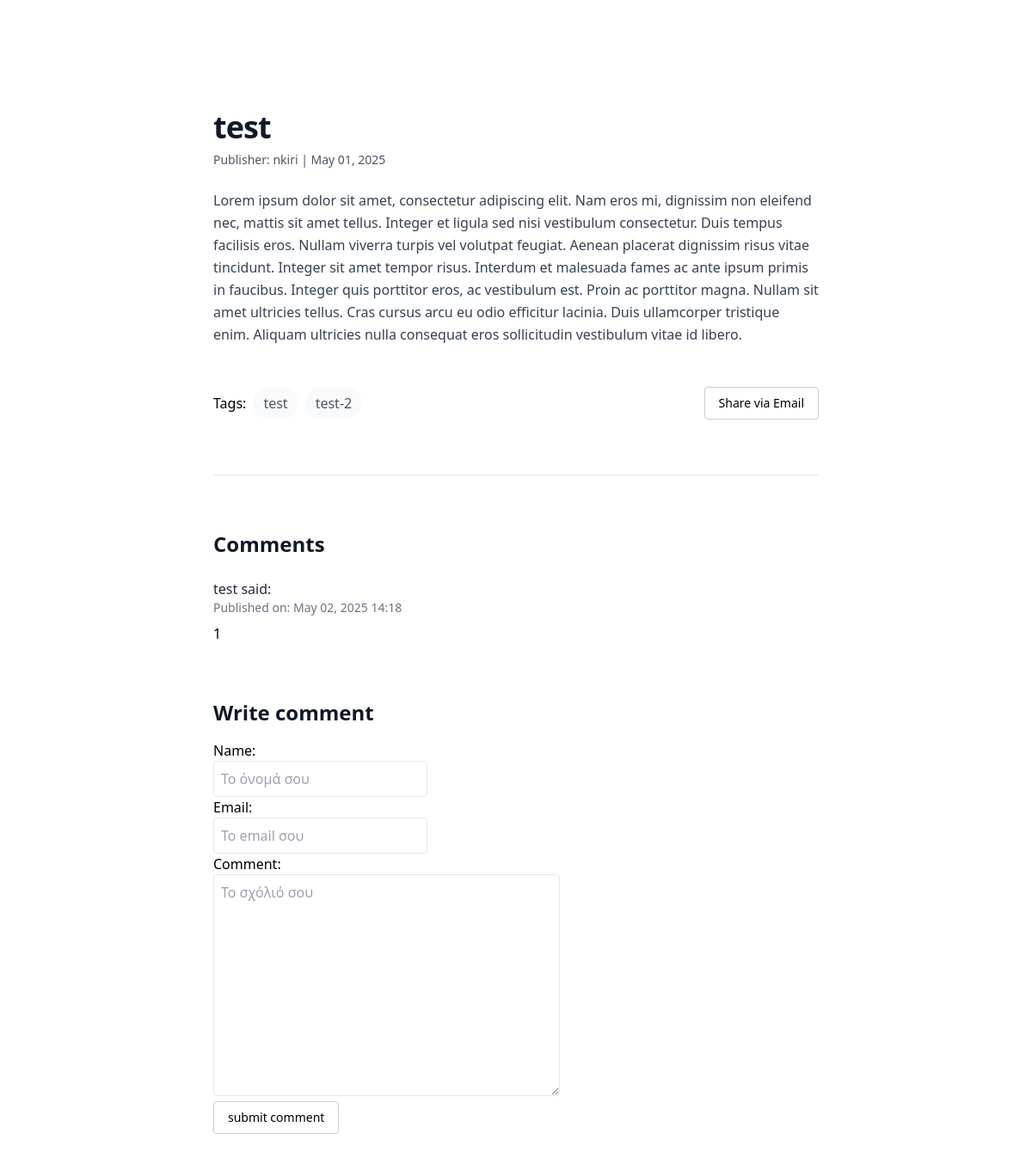
/2025/5/1/test/, run on an earlier commit of the app's database.
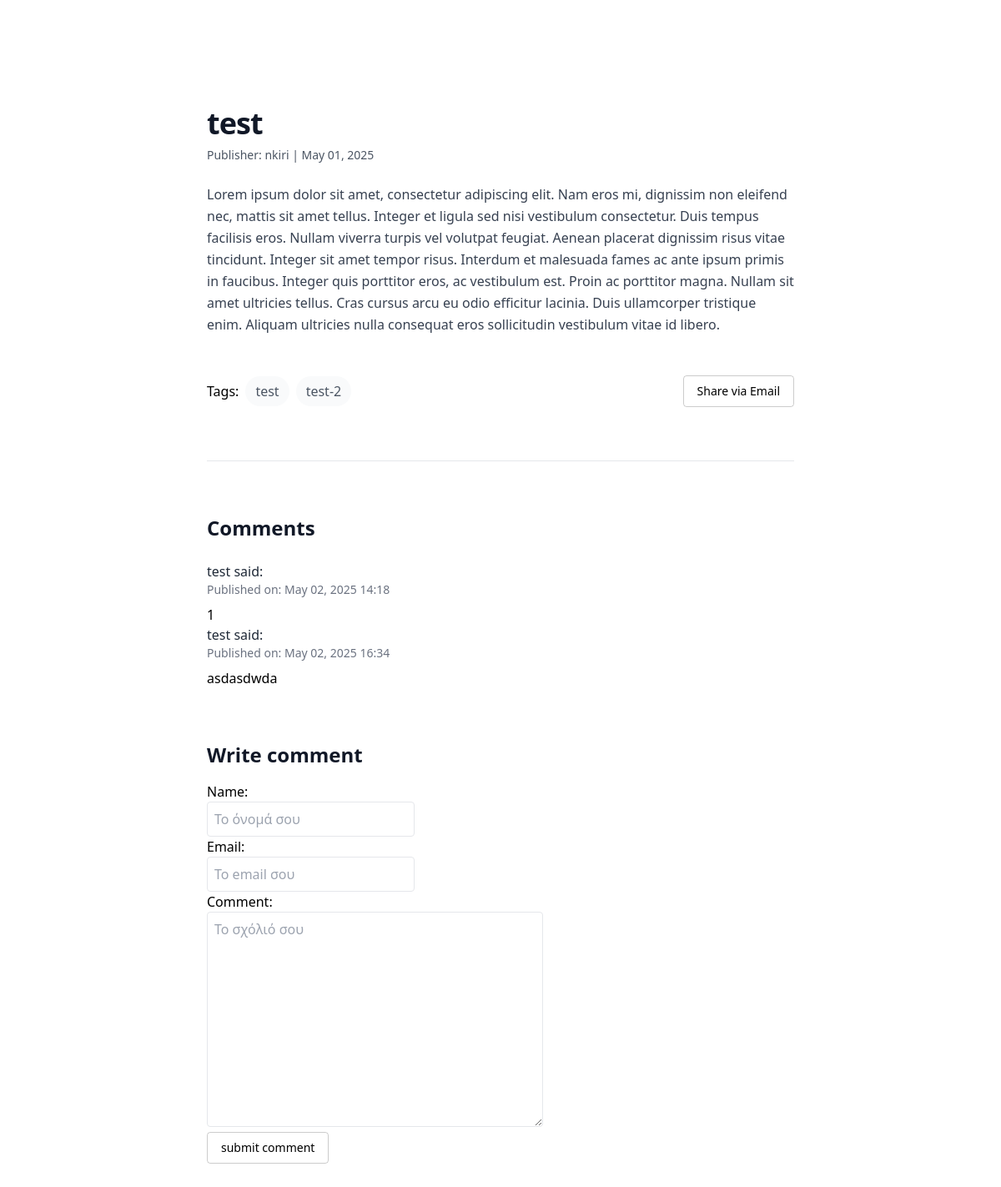
And on a later commit of the database.
### blog/models.py (models this page shows, shortened)
class Post(models.Model):
    author = models.ForeignKey(settings.AUTH_USER_MODEL, on_delete=models.CASCADE)
    title = models.CharField(max_length=250)
    slug = models.SlugField(max_length=250, unique_for_date='publish')
    body = models.TextField()
    publish = models.DateTimeField()
    created = models.DateTimeField(auto_now_add=True)
    updated = models.DateTimeField(auto_now=True)
    status = models.CharField(max_length=2, choices=Status.choices, default=Status.DRAFT)
    tags = TaggableManager()
    class Meta:
        ordering = ['publish']

class Comment(models.Model):
    post = models.ForeignKey(Post, on_delete=models.CASCADE, related_name='comments')
    name = models.CharField(max_length=80)
    email = models.EmailField()
    body = models.TextField()
    created = models.DateTimeField(auto_now_add=True)
    updated = models.DateTimeField(auto_now=True)
    active = models.BooleanField(default=True)
    class Meta:
        ordering = ['created']

### blog/views.py (the view)
# urls.py: path('<int:year>/<int:month>/<int:day>/<slug:post>/', views.post_detail, name='post_detail'),
def post_detail(request, year, month, day, post):
    post = get_object_or_404(Post, slug=post,
                                   status='P',
                                   publish__year=year,
                                   publish__month=month,
                                   publish__day=day)
    comments = post.comments.filter(active=True)
    form = CommentForm()
    return render(request, 'blog/post/detail.html', {
        'post': post,
        'form': form,
        'comments': comments,
    })

### blog/forms.py
class CommentForm(forms.ModelForm):
    class Meta:
        model = Comment
        fields = ['name', 'email', 'body']
        widgets = {
            'name': forms.TextInput(attrs={
                'class': 'w-auto border rounded p-2',
                'placeholder': 'Το όνομά σου'
            }),
            'email': forms.EmailInput(attrs={
                'class': 'w-auto border rounded p-2',
                'placeholder': 'Το email σου'
            }),
            'body': forms.Textarea(attrs={
                'class': 'w-auto border rounded p-2',
                'placeholder': 'Το σχόλιό σου'
            }),
        }

### blog/templates/blog/post/detail.html (shortened to what this page needs)
{% extends "blog/base.html" %}
{% block content %}
<div class="bg-white py-24 sm:py-32">
  <div class="mx-auto max-w-3xl px-6 lg:px-8">
    <article class="mb-12">
      <h1 class="text-4xl font-bold tracking-tight text-gray-900">{{ post.title }}</h1>
      <p class="text-sm text-gray-600 mt-2">Publisher: {{ post.author }} | {{ post.publish|date:"F d, Y" }}</p>
      <div class="mt-6 text-gray-700 leading-relaxed space-y-4">
        {{ post.body|linebreaks }}
      </div>
    </article>
    <div class="flex items-center justify-between">
      <p class="gap flex flex-wrap items-center space-x-2"><span>Tags:</span>
        {% for tag in post.tags.all %}
        <a
         href="#"
          class="relative z-10 rounded-full bg-gray-50 px-3 py-1.5 font-medium text-gray-600 hover:bg-gray-100"
        >
           {{ tag.name }}
        </a>
        {% endfor %}
        </p>
        <a class="inline-flex items-center px-4 py-2 text-black text-sm font-medium rounded border border-black/20 hover:border-black/60" href="{% url 'blog:post_share' post.id %}
">Share via Email</a>
    </div>
      <div
      class="mt-10 space-y-16 border-t border-gray-200 pt-10 sm:mt-16 sm:pt-16"
    >
    </div>
    <section class="mb-16">
      <h2 class="text-2xl font-semibold text-gray-900 mb-6">Comments</h2>
      {% for comment in post.comments.all %}
        {% if comment.active %}
        <div>
          <p class="font-medium text-gray-800">{{ comment.name }} said:</p>
          <p class="text-sm text-gray-500">Published on: {{ comment.created|date:"F d, Y H:i" }}</p>
          <p class="mt-2 text-gray-700">{{ comment.body|linebreaks }}</p>
        </div>
        {% endif %}
      {% empty %}
        <p class="text-gray-600">No comments</p>
      {% endfor %}
    </section>
    <section>
      <h2 class="text-2xl font-semibold text-gray-900 mb-4">Write comment</h2>
      <form method="post" action="{% url 'blog:post_comment' post.id %}">
        <div>
          {{ form.name.label_tag }}<br>
          {{ form.name }}
        </div>
        <div>
          {{ form.email.label_tag }}<br>
          {{ form.email }}
        </div>
        <div>
          <label for="{{ form.body.id_for_label }}">Comment:</label><br>
          {{ form.body }}
        </div>
        <button type="submit" class="inline-flex items-center px-4 py-2 text-black text-sm font-medium rounded border border-black/20 hover:border-black/60">
          submit comment
        </button>
      </form>
    </section>
  </div>
</div>
{% endblock %}

### blog/templates/blog/base.html (shortened to what this page needs)
<!DOCTYPE html>
<html>
  <head>
    <script src="https://cdn.tailwindcss.com"></script>
  </head>
  <body>
    {% block content %}{% endblock %}
  </body>
</html>

What changed in the data, as far as the page shows it:
added Comment: name "test", created "May 02, 2025 16:34", body "asdasdwda"
